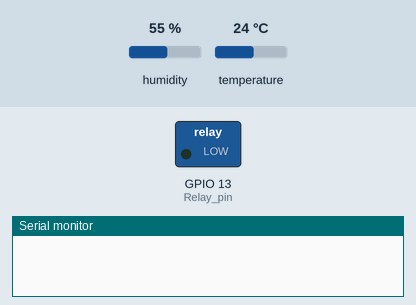
This sketch was run on a simulated ESP32. Parts: switched loads named in the sketch (green lamp = pin HIGH), the last lines printed to the serial monitor. The test bench sets the inputs (shaded band); at power-on: temperature 24 °C, humidity 55 %. WiFi joins after 1.5 s; servers stay silent unless stated.

Above: at 3.0 s.
3.1 s: temperature set to 28.4 °C
13.3 s: temperature set to 29.8 °C
At 17.4 s:
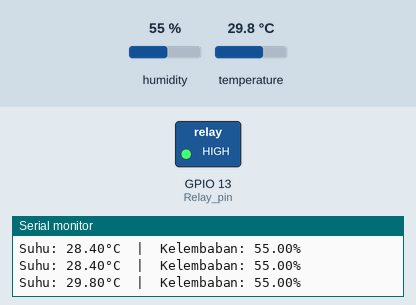
18.3 s: temperature set to 12 °C
At 22.5 s:
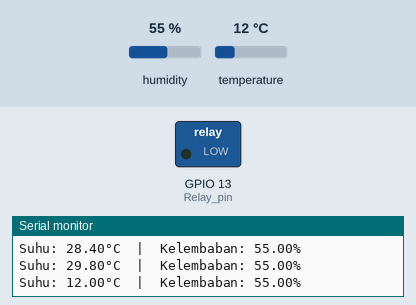
23.3 s: temperature set to 33 °C
At 27.4 s:
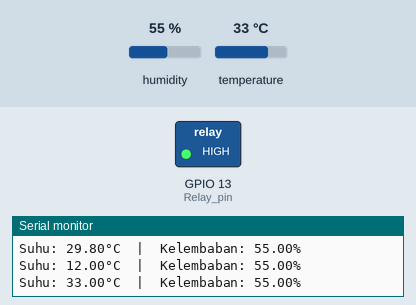
Timing chart, 0 to 28.9 s (numbered marks = the images above; inputs shaded):
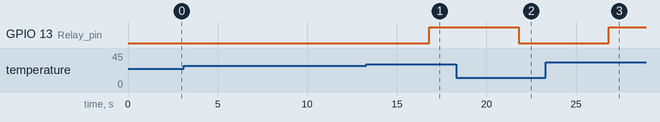

The sketch:

RELAYplusDHT22.ino
```cpp
#define BLYNK_TEMPLATE_ID "TMPL6LPvZcrf8"
#define BLYNK_TEMPLATE_NAME "Lamp Control"

#include <WiFi.h>
#include <BlynkSimpleEsp32.h>
#include <DHT.h>


#define Relay_pin 13
#define DHT_pin 15
#define DHT_TYPE DHT22

char ssid[] = "Imalda";
char pass[] = "04271908";
char auth[] = "tfn-tdlxoCrrvGIYwV-HiRPTozoaGCKl";

DHT dht(DHT_pin, DHT_TYPE);
BlynkTimer timer;

void sendSensor() {
  float temperature = dht.readTemperature();
  float humidity = dht.readHumidity();

  Blynk.virtualWrite(V0, temperature);
  Blynk.virtualWrite(V2, humidity);

  Serial.print("Suhu: ");
  Serial.print(temperature);
  Serial.print("°C  |  Kelembaban: ");
  Serial.print(humidity);
  Serial.println("%");

  if(temperature > 29){
    digitalWrite(Relay_pin, HIGH);
  } else{
    digitalWrite(Relay_pin, LOW);
  }
}


void setup() {
  Serial.begin(115200);
  pinMode(DHT_pin, INPUT);
  pinMode(Relay_pin, OUTPUT);
  dht.begin();
  Blynk.begin(auth, ssid, pass);

  timer.setInterval(5000L, sendSensor);


}

void loop() {
  Blynk.run();
  timer.run();

}

BLYNK_WRITE(V1){
  int state = param.asInt();
  digitalWrite(Relay_pin, state == 1 ? LOW : HIGH);
}
```

Measured:
- the behaviour switches between 29 and 29.1 °C on temperature (found by bisection; images 0 and 1)
- after the input at 13.3 s, GPIO 13 (Relay_pin): LOW → HIGH after 3.5 s
- after the input at 18.3 s, GPIO 13 (Relay_pin): HIGH → LOW after 3.5 s
- after the input at 23.3 s, GPIO 13 (Relay_pin): LOW → HIGH after 3.5 s
